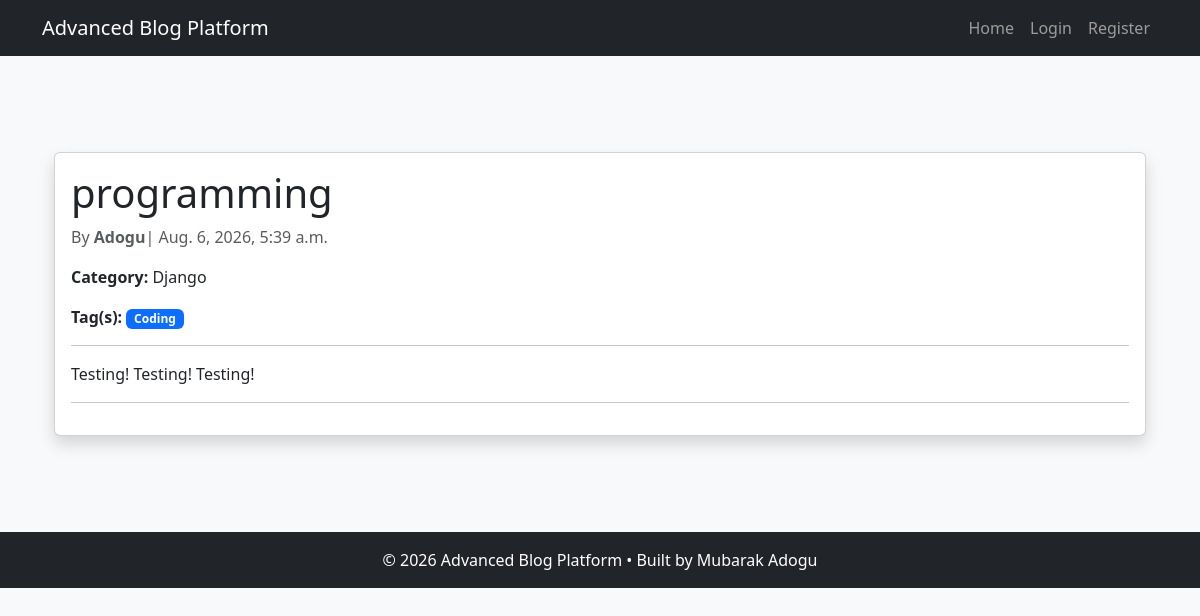
Screenshot of /post/programming/ with the database file from the repository.
### account/models.py (models this page shows, shortened)
class Post(models.Model):
    DRAFT = "draft"
    PUBLISHED = "published"
    STATUS_CHOICES = [
        (DRAFT, "Draft"),
        (PUBLISHED, "Published"),
    ]
    status = models.CharField(
        max_length=10,
        choices=STATUS_CHOICES,
        default=DRAFT,
    )
    author = models.ForeignKey(User, on_delete=models.CASCADE, related_name="posts")
    category = models.ForeignKey(
        Category, on_delete=models.CASCADE, related_name="posts"
    )
    tags = models.ManyToManyField(Tag, blank=True, related_name="posts")
    title = models.CharField(max_length=200)
    slug = models.SlugField(unique=True, editable=False)
    content = models.TextField()
    image = models.ImageField(upload_to="posts/", blank=True, null=True)
    created_at = models.DateTimeField(auto_now_add=True)
    updated_at = models.DateTimeField(auto_now=True)

class Category(models.Model):
    name = models.CharField(max_length=100, unique=True)
    slug = models.SlugField(unique=True)
    def __str__(self):
        return self.name

class Tag(models.Model):
    name = models.CharField(max_length=30, unique=True)
    slug = models.SlugField(unique=True, editable=False)

### account/views.py (the view)
# urls.py: path("post/<slug:slug>/", views.post_detail, name="post_detail"),
def post_detail(request, slug):
    post = get_object_or_404(Post, slug=slug)
    return render(request, "blog/post_detail.html", {"post": post})

### blog/templates/blog/post_detail.html (shortened to what this page needs)
{% extends "base.html" %}
{% block content %}
<div class="container mt-5">
    <div class="card shadow">
        <div class="card-body">
            <h1 class="card-title">{{ post.title }}</h1>
            <p class="text-muted"> By <strong>{{post.author }}</strong>| {{ post.created_at }}</p>
            <p>
                <strong>Category:</strong> {{ post.category }}
            </p>
            <P>
                <strong>Tag(s):</strong>
                {% for tag in post.tags.all %}
                <span class="badge bg-primary">{{ tag.name }}</span>
                    {% empty %}
                        <span class="text-muted">No tag(s)</span>
                {% endfor %}
            </P>
            <hr>
            <p class="card-text">
                {{ post.content }}
            </p>
            <hr>
            {% endblock %}

### rows the page displays
Post: title "programming", author "Adogu", created_at "Aug. 6, 2026, 5:39 a.m.", category "Django", content "Testing! Testing! Testing!"
Tag: name "Coding"
